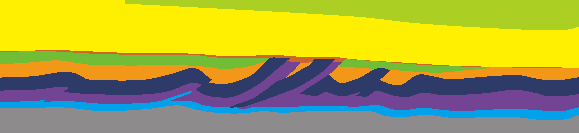
#> input picture Data/input/1.bmp, 579 x 133 px, found by its file name
$ python main.py
#> lines starting #> are read from the running program, lines starting #| are printed output that depends on the picture
### Module/Initialize.py
# -*- coding: utf-8 -*-
"""
Created on Wed Nov 14 19:16:08 2018

@author:Wei Huajing
@company:Nanjing University
@e-mail:jerryweihuajing@126.com

@title：基于位移量守恒的平衡恢复函数库-Init
"""

import copy as cp
import numpy as np
import matplotlib.pyplot as plt

from Module import Image as Im
from Module import Dictionary as Dict

#==============================================================================
#输入路径path，读取图片，生成图片的rgb和灰度矩阵函数
#参数show表示图片预览参数：默认为None，rgb表示开启rgb预览，gray表示灰度预览
def LoadImage(load_path,
              show=True,
              axis=True):

#> called with load_path = 'C:\\魏华敬\\Spyder\\3D model\\Data\\1.bmp', show = False, axis = True
    img_rgb=plt.imread(load_path)
#> img_rgb is the input picture: shape (133, 579, 3); mean R, G, B 167.1, 165.6, 70

    #显示rgb图像
    if show:

        plt.figure()
        plt.imshow(img_rgb)

        #显示坐标轴吗
        if not axis:

            plt.axis('off')

    return img_rgb

#==============================================================================
#增加画布，改变输入图像的尺寸：增加m行n列
def AddPadding(img_rgb,
               rgb_dict,
               show=False,
               axis=False,
               fault_exist=False):

    #新的img_rgb
    temp_img_rgb=cp.deepcopy(img_rgb)

    #默认为长宽的20%
    m_row,n_column=int(np.shape(img_rgb)[0]/3),int(np.shape(img_rgb)[1]/3)

#    print(m_row,n_column)

    #改变图像的尺寸
    new_img_rgb_shape=(np.shape(temp_img_rgb)[0]+m_row,
                       np.shape(temp_img_rgb)[1]+n_column,
                       np.shape(temp_img_rgb)[2])

    #这种定义背景方式最奏效
    #背景色
    background_rgb=np.array([255,255,255],dtype=np.uint8)

    #new_img_rgb视为底图
    new_img_rgb=np.full(new_img_rgb_shape,background_rgb)

    mm,nn=int(np.floor(m_row/2)),int(np.floor(n_column/2))

    #着色
    new_img_rgb[mm:mm+np.shape(img_rgb)[0],nn:nn+np.shape(img_rgb)[1]]=img_rgb[:,:]

    #生成img_tag矩阵
    img_tag=Im.RGB2Tag(new_img_rgb,rgb_dict)

    #把边界边视为fault
    #一列一列地遍历
    if fault_exist:

        #左侧
        for j in range(np.shape(img_tag)[1]):

            if list(img_tag[:,j])!=[0]*np.shape(img_tag)[0]:

                #厚度为3
                img_tag[mm:-mm,j-1]=-1
                img_tag[mm:-mm,j-2]=-1
                img_tag[mm:-mm,j-3]=-1

                break

        #右侧
        for j in range(np.shape(img_tag)[1]):

            if list(img_tag[:,-j])!=[0]*np.shape(img_tag)[0]:

                #厚度为3
                img_tag[mm:-mm,1-j]=-1
                img_tag[mm:-mm,2-j]=-1
                img_tag[mm:-mm,3-j]=-1

                break

    #显示rgb图像
    if show:

        plt.figure()
        plt.imshow(Im.Tag2RGB(img_tag,rgb_dict))

        #显示坐标轴吗
        if not axis:

            plt.axis('off')

        plt.axis('scaled')

    #输出新的img_tag
    return img_tag,Im.Tag2RGB(img_tag,rgb_dict)

#==============================================================================
#生成字典的初始化函数
#base_adjust表示是否需要用特殊符号来表示base的rgb值
#fault_exit表示输入图像当中是否存在断层对象
def InitDict(img_rgb,
             base_adjust=False,
             fault_exist=False):

    #临时变量
#> called with base_adjust = True, fault_exist = True
    rgb_list_temp=[]

    for i in range(np.shape(img_rgb)[0]):

        for j in range(np.shape(img_rgb)[1]):

            if list(img_rgb[i,j].astype(int)) not in rgb_list_temp:

                rgb_list_temp.append(list(img_rgb[i,j].astype(int)))
#> after the loop, rgb_list_temp = [[255, 239, 0], [171, 207, 34], [204, 102, 42], [114, 189, 54], [46, 58, 103], [243, 151, 24], [116, 68, 148], [2, 162, 235], [141, 139, 140]]

    #判断背景色
    if [255,255,255] in rgb_list_temp:

        rgb_list_temp.remove([255,255,255])

    #只有layer的rgb
    layer_rgb_list=cp.deepcopy(rgb_list_temp)
#> layer_rgb_list has the same summary as rgb_list_temp

#    print(layer_rgb_list)

    #fault
    #有断层的情况哦
    if fault_exist:

        #各种颜色像素点数量的字典
        rgb_number_dict={}

        for k in range(len(rgb_list_temp)):

            rgb_number_dict[k]=np.sum(img_rgb==rgb_list_temp[k])
#> this loop made 9 passes
#> after the loop, rgb_number_dict = 9 items

        #比较像素点数量的多少
        key=list(rgb_number_dict.keys())
#> key = [0, 1, 2, 3, 4, 5, 6, 7, 8]
        value=list(rgb_number_dict.values())
#> value = [76974, 23979, 2670, 10899, 29154, 16173, 24177, 11586, 35409]

        #得到断层的rgb值
        fault_rgb=rgb_list_temp[key[value.index(min(value))]]
#> fault_rgb = [204, 102, 42]

#        print(fault_rgb)

        #删除fault的rgb
        layer_rgb_list.remove(fault_rgb)

#        print(layer_rgb_list)

        #生成rgb_dict,包括layer和fault
        rgb_dict={}

        for i in range(len(layer_rgb_list)):

            rgb_dict[i+1]=layer_rgb_list[i]
#> this loop made 8 passes
#> after the loop, rgb_dict = {1: [255, 239, 0], 2: [171, 207, 34], 3: [114, 189, 54], 4: [46, 58, 103], 5: [243, 151, 24], 6: [116, 68, 148], 7: [2, 162, 235], 8: [141, 139, 140]}

#    print(layer_rgb_list)

    #但是列表不可以作为索引，因此先转化为临时tag列表
    tag_list=[index+1 for index in range(len(layer_rgb_list))]
#> tag_list = [1, 2, 3, 4, 5, 6, 7, 8]

    #临时的tag_color索引
    rgb_dict_temp=dict(zip(tag_list,layer_rgb_list))
#> rgb_dict_temp has the same summary as rgb_dict

#    print(rgb_dict_temp)

    #比较他们的深度度
    depth_list=[]

    for this_rgb in list(rgb_dict_temp.values()):

#        print(np.mean(list(np.where(img_rgb==list(this_rgb))[0])))

        depth_list.append(np.mean(list(np.where(img_rgb==list(this_rgb))[0])))
#> this loop made 8 passes
#> after the loop, depth_list = [34.6, 10.49, 60.83, 83.53, 71.79, 96.86, 109, 121.9]

#    建立颜色何深度的索引
    map_tag_depth_temp=dict(zip(tag_list,depth_list))
#> map_tag_depth_temp = {1: 34.6, 2: 10.49, 3: 60.83, 4: 83.53, 5: 71.79, 6: 96.86, 7: 109, 8: 121.9}

#    print(map_tag_depth_temp)

    #对depth进行排序
    depth_list.sort()

#    print(depth_list)

    #老的tag要修改
    tag_list_temp=[]

    #索引每一个深度值
    for this_depth in depth_list:

        tag_list_temp.append(Dict.DictKeyOfValue(map_tag_depth_temp,this_depth))
#> this loop made 8 passes
#> (this_depth, key in DictKeyOfValue) on passes 1 to 8: (10.49, 2), (34.6, 1), (60.83, 3), (71.79, 5), (83.53, 4), (96.86, 6), (109, 7), (121.9, 8)
#> after the loop, tag_list_temp = [2, 1, 3, 5, 4, 6, 7, 8]

#    print(depth_list)
#    print(tag_list_temp)

    #再按照它找rgb
    rgb_list=[]

    for this_tag in tag_list_temp:

        rgb_list.append(rgb_dict_temp[this_tag])
#> this loop made 8 passes
#> this_tag on passes 1, 4: 2, 5
#> after the loop, rgb_list = [[171, 207, 34], [255, 239, 0], [114, 189, 54], [243, 151, 24], [46, 58, 103], [116, 68, 148], [2, 162, 235], [141, 139, 140]]

    #最终结果
    rgb_dict=dict(zip(tag_list,rgb_list))
#> rgb_dict = {1: [171, 207, 34], 2: [255, 239, 0], 3: [114, 189, 54], 4: [243, 151, 24], 5: [46, 58, 103], 6: [116, 68, 148], 7: [2, 162, 235], 8: [141, 139, 140]}

    if fault_exist:

        #索引-1代表断层fault
        rgb_dict[-1]=fault_rgb

    #重新排序
    rgb_dict=Dict.DictSortByIndex(rgb_dict,sorted(list(rgb_dict.keys())))
#> the loop in DictSortByIndex, `for this_key in which_keys: ` made 9 passes
#> this_key on pass 1: -1
#> after the loop in DictSortByIndex, `for this_key in which_keys:`: that_dict = 9 items
#> rgb_dict = 9 items

    #base
    #调整基底哦babe
    if base_adjust:

        base_tag=list(rgb_dict.keys())[-1]
#> base_tag = 8

#        print(base_tag)

        base_rgb=rgb_dict[base_tag]
#> base_rgb = [141, 139, 140]

        #删除并重命名
        del rgb_dict[base_tag]

        #base_tag的索引定义为-2
        rgb_dict[-2]=base_rgb

    #blank
    if np.array([255,255,255]) in img_rgb:

        #0代表背景色
        rgb_dict[0]=[255,255,255]

    #排序
    rgb_dict=Dict.DictSortByIndex(rgb_dict,sorted(list(rgb_dict.keys())))
#> the loop in DictSortByIndex (call 2), `for this_key in which_keys: ` made 10 passes
#> rgb_dict = 10 items

#    print(rgb_dict)

    return rgb_dict

#==============================================================================
#初始化fault倾角函数
# [24 lines left out: function InitTilt, not called in this run]

### Module/Dictionary.py
# -*- coding: utf-8 -*-
"""
Created on Thu Nov 15 19:33:20 2018

@author:Wei Huajing
@company:Nanjing University
@e-mail:jerryweihuajing@126.com

@title：基于位移量守恒的平衡恢复函数库-Dictionary
"""

import copy as cp

#==============================================================================
#字典按value搜索key
def DictKeyOfValue(dictionary,value):

    keys=list(dictionary.keys())
    values=list(dictionary.values())

    #要查询的值为value
    key=keys[values.index(value)]

    return key

#==============================================================================
#获取字典子集的函数，从索引start到索引stop,不包括索引stop
# [51 lines left out: functions DictSlice, DictSortFromStart, not called in this run]

#==============================================================================
#让字典索引以某列表的顺序排列
def DictSortByIndex(which_dict,which_keys):

    #结果
    that_dict={}

    #遍历新列表，并填充字典
    for this_key in which_keys:

        that_dict[this_key]=which_dict[this_key]

    return that_dict

#==============================================================================
#重新排序，以某个中间节点为起点，前部接在后部之后
# [14 lines left out: function SortFromStart, not called in this run]

### Module/Image.py
# -*- coding: utf-8 -*-
"""
Created on Wed Nov 14 20:10:18 2018

@author:Wei Huajing
@company:Nanjing University
@e-mail:jerryweihuajing@126.com

@title：基于位移量守恒的平衡恢复函数库-Image
"""

import numpy as np
import matplotlib.pyplot as plt

from Module import Dictionary as Dict

#==============================================================================
#补色变换
def ReverseRGB(img_rgb):

    return np.array([255,255,255]-img_rgb,dtype=np.uint8)

#==============================================================================
#由img_rgb生成img_tag
def RGB2Tag(img_rgb,rgb_dict,show=False,axis=False):

    img_tag=np.zeros((np.shape(img_rgb)[0],np.shape(img_rgb)[1]))

    #给img_tag矩阵赋值
    for i in range(np.shape(img_tag)[0]):

        for j in range(np.shape(img_tag)[1]):

            img_tag[i,j]=Dict.DictKeyOfValue(rgb_dict,list(img_rgb[i,j].astype(int)))

    #显示
    if show:

        plt.figure()
        plt.imshow(img_tag,cmap='gray')

        #显示坐标轴吗
        if axis:

            plt.axis('off')

    return img_tag

#==============================================================================
#由img_tag生成img_rgb
def Tag2RGB(img_tag,rgb_dict,show=False,axis=False):

    #初始化这个rgb矩阵
    img_rgb=np.zeros((np.shape(img_tag)[0],np.shape(img_tag)[1],3))

    #给img_rgb矩阵赋值
    for i in range(np.shape(img_rgb)[0]):

        for j in range(np.shape(img_rgb)[1]):

#            print(img_tag[i,j])
#            print(rgb_dict[int(img_tag[i,j])])

            #注意dtype，必须是uint8才能正常显示RGB
            img_rgb[i,j]=np.array(rgb_dict[img_tag[i,j]])

    #转化为正确输出格式
    img_rgb=np.array(img_rgb,dtype=np.uint8)

    #显示
    if show:

        plt.figure()
        plt.imshow(img_rgb)

        #显示坐标轴吗
        if axis:

            plt.axis('off')

    return img_rgb

#==============================================================================
#计算base_tag的方法
# [34 lines left out: functions GetBaseTag, BoundaryImg, not called in this run]

### main.py
# -*- coding: utf-8 -*-
"""
Created on Wed Nov 14 19:17:36 2018

@author:Wei Huajing
@company:Nanjing University
@e-mail:jerryweihuajing@126.com

@title：基于位移量守恒引法的平衡恢复脚本
"""

import copy as cp
import numpy as np
import matplotlib.pyplot as plt

import sys,os

if os.getcwd() not in sys.path:

    sys.path.append(os.getcwd())

from Module import Pick
from Module import Image as Img
from Module import Angle as Ang
from Module import Display as Dis
from Module import Initialize as Init
from Module import Geometry as Geom
from Module import Dictionary as Dict
from Module import Corner as Cor
from Module import Length as Len
from Module import Recover as Rec

# [6 lines of commented-out code are left out]
load_path=r'C:\魏华敬\Spyder\3D model\Data\1.bmp'
#save_path=r'C:\Users\whj\Desktop\bcs'
#
#Rec.SeriesRecover(load_path,save_path)


#导入图片，生成rgb矩阵
img_rgb=Init.LoadImage(load_path,show=False)

#生rgb相关的列表和字典
#rgb_dict=Init.InitDict(img_rgb)
rgb_dict=Init.InitDict(img_rgb,base_adjust=True,fault_exist=True)
#> rgb_dict = 10 items

#改变图片尺寸增加padding
img_tag,img_rgb=Init.AddPadding(img_rgb,rgb_dict,show=True)
#> in AddPadding, `m_row,n_column=int(np.shape(img_rgb)[0]/3),int(np.shape(img_rgb)[1]/3)`: m_row = 44; n_column = 193
#> in AddPadding, `new_img_rgb_shape=(np.shape(temp_img_rgb)[0]+m_row, np.shape(temp_img_..`: new_img_rgb_shape = (177, 772, 3)
#> in AddPadding, `background_rgb=np.array([255,255,255],dtype=np.uint8)`: background_rgb = [255, 255, 255]
#> in AddPadding, `new_img_rgb=np.full(new_img_rgb_shape,background_rgb)`: new_img_rgb: shape (177, 772, 3); every value is 255
#> in AddPadding, `mm,nn=int(np.floor(m_row/2)),int(np.floor(n_column/2))`: mm = 22; nn = 96
#> in AddPadding, `new_img_rgb[mm:mm+np.shape(img_rgb)[0],nn:nn+np.shape(img_rgb)[1]]=img..`:
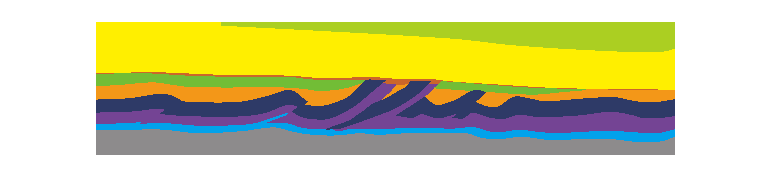
#> new_img_rgb: shape (177, 772, 3); mean of channels 0, 1, 2 205.5, 204.6, 150.7; drawn as R, G, B
#> in RGB2Tag, `img_tag=np.zeros((np.shape(img_rgb)[0],np.shape(img_rgb)[1]))`: img_tag: shape (177, 772) float64; every value is 0
#> the loop in RGB2Tag, `for i in range(np.shape(img_tag)[0]): ` made 177 passes
#> after the loop in RGB2Tag, `for i in range(np.shape(img_tag)[0]):`:
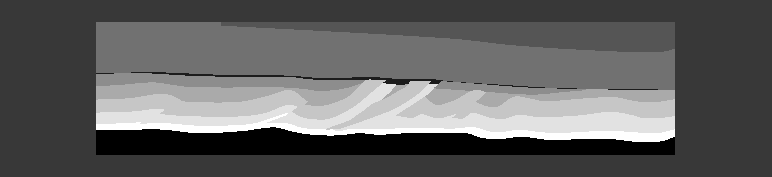
#> img_tag: shape (177, 772) float64; min -2, max 7, mean 1.4; drawn with min black and max white
#> in Tag2RGB, `img_rgb=np.zeros((np.shape(img_tag)[0],np.shape(img_tag)[1],3))`: img_rgb: shape (177, 772, 3) float64; every value is 0

#初始化fractions，并显示
#total_fractions=Pick.PickFractions(img_rgb,img_tag,rgb_dict)

#'''解决layer内的有fault情况的恢复'''
#
##要搞的那个layer
#which_layer=Pick.PickLayer(total_fractions,img_rgb)
#
##所有的邻居fault列表
#neighbor_faults=Pick.NeighborFault(which_layer,total_fractions)
#
##完全就是个边界的fault列表
#border_faults=Pick.BorderFaults(which_layer,total_fractions)
#
##求neighbor和border的差集
#internal_faults=[this_fault for this_fault in neighbor_faults if this_fault not in border_faults]
#
##只要里面有宝贝就干他
#if len(internal_faults):
#
#    #多个内部fault的edge的邻居总列表
#    internal_faults_edge_neighbor=[]
#
#    #找他们的邻居点列表
#    for this_fault in internal_faults:
#
#        #邻居列表
#        this_fault_edge_neighbor=[]
#
#        for this_pos in this_fault.edge:
#
#            #横纵坐标
#            this_i,this_j=this_pos
#
#            #邻居们
#            this_neighbor=[[this_i+step_i,this_j+step_j] for step_i in [-1,0,1] for step_j in [-1,0,1]]
#
#            #加入到总列表当中
#            this_fault_edge_neighbor+=this_neighbor
#
#        #总列表
#        internal_faults_edge_neighbor.append(this_fault_edge_neighbor)
#
#        #做交集
#        cross_points=[this_pos for this_pos in this_fault_edge_neighbor if this_pos in which_layer.content]
#
#        #显示一下头和尾
##        Dis.ShowOnePoint(cross_points[0],img_rgb)
##        Dis.ShowOnePoint(cross_points[-1],img_rgb)
#
#        #确定一下头尾的相对位置关系噢
#        if [cross_points[0][0],cross_points[0][1]+1] in which_layer.content:
#
##            print('0')
#
#            right_attachment_point=cp.deepcopy(cross_points[0])
#            left_attachment_point=cp.deepcopy(cross_points[-1])
#
#        if [cross_points[0][0],cross_points[0][1]-1] in which_layer.content:
#
##            print('1')
#
#            right_attachment_point=cp.deepcopy(cross_points[-1])
#            left_attachment_point=cp.deepcopy(cross_points[0])
#
#        #确认一下它们的位置？
#        Dis.ShowOnePoint(right_attachment_point,img_rgb,5)
#        Dis.ShowOnePoint(left_attachment_point,img_rgb,10)
#
#        #所有的faults,不能复制地址
#        total_faults=cp.copy(neighbor_faults)
#
#        #删除这个fault
#        total_faults.remove(this_fault)
#
#        #this_fault的左右衔接fault
#        other_faults=cp.deepcopy(total_faults)
#
#        '''找左右faults集合'''
#        left_other_faults=[this_other_fault for this_other_fault in other_faults if this_other_fault.center[1]<this_fault.center[1]]
#        right_other_faults=[this_other_fault for this_other_fault in other_faults if this_other_fault.center[1]>this_fault.center[1]]
#
#        #完成左右衔接点与隔壁的串联
#        '''layer.edge中某侧在fault.content中且到接应点的索引差最近'''
#
#        #寻找右侧
#        for this_right_fault in right_other_faults:
#
#            #中某侧在fault.content中的点
#            point_near_this_right_fault=[]
#
#            for this_pos in this_right_fault.edge:
#
#                #fault上的点右侧的点
#                left_this_pos=[this_pos[0],this_pos[1]-1]
#
#                if left_this_pos in which_layer.edge:
#
#                    point_near_this_right_fault.append(left_this_pos)
#
#
##%%
#for this_fault in right_other_faults:
#
#    this_fault.Show(img_rgb,rgb_dict)

'''完整版？？？'''


##所有faults对象
#total_faults=Pick.DeleteLayer(total_fractions)


#which_content=total_layers[0].edge
#
#corner_points=[]
#
##点击获取图像中的点的坐标
#for temp_point in plt.ginput(4):
#
#    #转化一下
#    point=[int(np.round(temp_point[1])),int(np.round(temp_point[0]))]
#
#    #计算距离最短的点作为角点
#    map_distances_points=Geom.DistancesMap(point,which_content)
#
#    #最短的距离
#    corner_points.append(map_distances_points[min(list(map_distances_points.keys()))])
#

#new_fractions=[]
#
#for k in range(5):
#
#    new_fractions.append(Len.RecoverLength(total_fractions,img_rgb,img_tag,rgb_dict))
#
#for this_fraction in new_fractions:
#
#    this_fraction.Show(img_rgb,rgb_dict)

#a=Pick.PickFault(total_fractions,img_rgb)

##从图中获取几个点
#for this_fraction in Pick.DeleteFault(total_fractions)[0:1]:
#
##    Ang.AnglesFromFraction(this_fraction,img_rgb,show=True,axis=True)
#
##    print(len(this_fraction.edge))
#
#    points=EdgeIndex(this_fraction,'difference',True,True)
#
##    points=PickPointsFromImg(4,this_fraction.edge)

#从图像中获取断层
#this_fault=Pick.PickFault(total_fractions,img_rgb)

#计算某部分面积
#Pick.PickAndCalculateArea(total_fractions)

##生成上下盘
#plate_up=Pick.PickAndGeneratePlate(total_fractions,img_rgb)
#
#plate_down=Pick.PickAndGeneratePlate(total_fractions,img_rgb)
#
#plate_up.Show(img_rgb,rgb_dict)
#
#plate_down.Show(img_rgb,rgb_dict)
#
##将layer切割成chip
#CHIP_1=plate_up.ToChip(this_fault,img_tag,20,'A')
#CHIP_2=plate_down.ToChip(this_fault,img_tag,20,'B')
#
#Dis.ShowChips([CHIP_1,CHIP_2],img_rgb,rgb_dict,grid='on')
#
#CHIP_1.Show(img_rgb,rgb_dict,grid='on')
#CHIP_2.Show(img_rgb,rgb_dict,grid='on')
#
##拉到一块
#CHIP_1,CHIP_2=CO.Cohere([CHIP_2,CHIP_1])

#Chips=[CHIP_1,CHIP_2]
